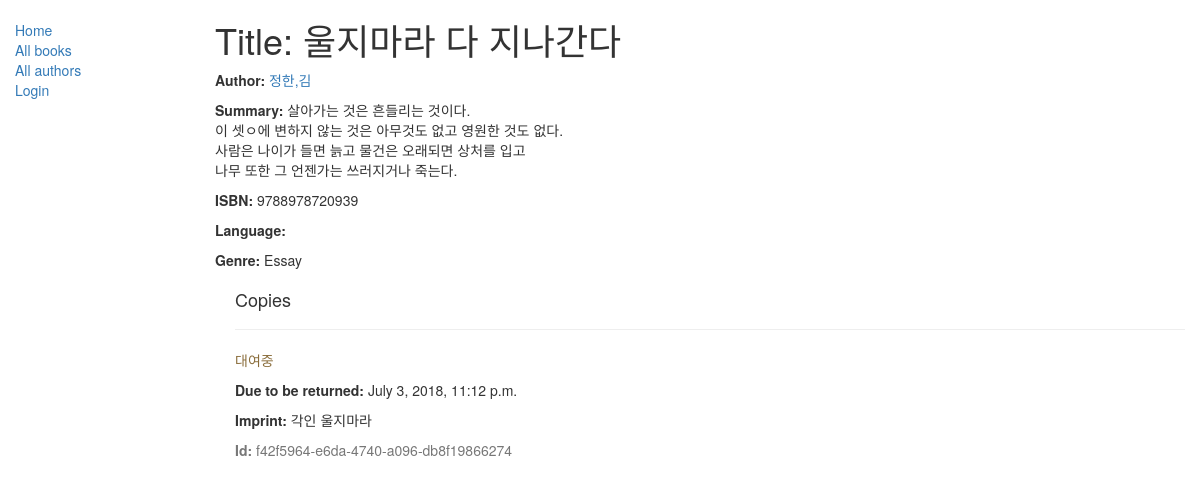
Screenshot of /catalog/books/2/ with the database file from the repository.
### catalog/models.py (models this page shows, shortened)
class Book(models.Model):
    title = models.CharField(max_length=200)
    author = models.ForeignKey('Author', on_delete=models.SET_NULL, null=True)
    summary = models.TextField(max_length=1000, help_text='책에 대해 간단하게 설명하세요')
    isbn = models.CharField('ISBN',max_length=13, help_text='13 Character <a href="https://www.isbn-international.org/content/what-isbn">ISBN number</a>')
    genre = models.ManyToManyField('Genre', help_text='이 책의 장르를 선택하세요 ')
    def display_genre(self):
        return ", ".join([genre.name for genre in self.genre.all()[:3] ])
    display_genre.short_description = 'Genre'

class Author(models.Model):
    first_name = models.CharField(max_length=100)
    last_name = models.CharField(max_length=100)
    date_of_birth = models.DateField( null=True, blank=True)
    date_of_death = models.DateField('Died', null=True, blank=True)
    class Meta:
        ordering = ["last_name", "first_name"]
    def __str__(self):
        return '{0},{1}'.format(self.last_name, self.first_name)

class Genre(models.Model):
    name = models.CharField(max_length=200, help_text='책의 장르를 입력하세요 ')
    def __str__(self):
        return self.name

class BookInstance(models.Model):
    id = models.UUIDField(primary_key=True, default=uuid.uuid4, help_text="책의 고유 ID")
    book = models.ForeignKey('Book', on_delete=models.SET_NULL, null=True)
    imprint = models.CharField(max_length=200)
    due_back = models.DateTimeField(null=True, blank=True)
    borrower = models.ForeignKey(User, on_delete=models.SET_NULL, null=True, blank=True)
    LOAN_STATUS = (
        ('m', '유지보수'),
        ('o', '대여중'),
        ('a', '대여가능'),
        ('r', '예약가능'),
    )
    status = models.CharField(max_length=1, choices=LOAN_STATUS, default='m', help_text='책의 상태')
    class Meta:
        ordering = ["due_back"]

### catalog/views.py (the view)
# urls.py: url('^books/(?P<pk>[0-9]+)/$', views.BookDetailView.as_view(), name='book_detail'),
class BookDetailView(generic.DetailView):
    model = Book

### catalog/templates/catalog/book_detail.html
{% extends "catalog/base_generic.html" %}
{% block content %}
 <h1>Title: {{ book.title }}</h1>
  <p><strong>Author:</strong> <a href="{% url 'catalog:author_detail' book.author.pk %}">{{ book.author }}</a></p>
  <p><strong>Summary:</strong> {{ book.summary|linebreaksbr }}</p>
  <p><strong>ISBN:</strong> {{ book.isbn }}</p>
  <p><strong>Language:</strong> {{ book.language }}</p>
  <p><strong>Genre:</strong> {% for genre in book.genre.all %} {{ genre }}{% if not forloop.last %}, {% endif %}{% endfor %}</p>
  <div style="margin-left:20px;margin-top:20px">
    <h4>Copies</h4>
    {% for copy in book.bookinstance_set.all %}
    <hr>
    <p class="{% if copy.status == 'a' %}text-success{% elif copy.status == 'm' %}text-danger{% else %}text-warning{% endif %}">{{ copy.get_status_display }}</p>
    {% if copy.status != 'a' %}<p><strong>Due to be returned:</strong> {{copy.due_back}}</p>{% endif %}
    <p><strong>Imprint:</strong> {{copy.imprint}}</p>
    <p class="text-muted"><strong>Id:</strong> {{copy.id}}</p>
    {% endfor %}
  </div>
{% endblock %}

### rows the page displays
Book: title "울지마라 다 지나간다", author "정한,김", summary "살아가는 것은 흔들리는 것이다. 이 셋ㅇ에 변하지 않는 것은 아무것도 없고 영원한 것도 없다. 사람은 나이가 들면 늙고 물건은 오래되면 상처를 입고 나무 또한 그 언젠가는 쓰러지거나 죽는다.", isbn "9788978720939"
Genre: name "Essay"
BookInstance: status "대여중", due_back "July 3, 2018, 11:12 p.m.", imprint "각인 울지마라", id "f42f5964-e6da-4740-a096-db8f19866274"
